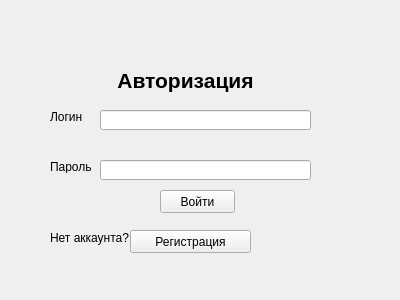
<?xml version="1.0" encoding="UTF-8"?>
<ui version="4.0">
 <class>Form</class>
 <widget class="QWidget" name="Form">
  <property name="geometry">
   <rect>
    <x>0</x>
    <y>0</y>
    <width>400</width>
    <height>300</height>
   </rect>
  </property>
  <property name="windowTitle">
   <string>Form</string>
  </property>
  <widget class="QLabel" name="label">
   <property name="geometry">
    <rect>
     <x>110</x>
     <y>60</y>
     <width>151</width>
     <height>41</height>
    </rect>
   </property>
   <property name="font">
    <font>
     <pointsize>16</pointsize>
     <weight>75</weight>
     <italic>false</italic>
     <bold>true</bold>
    </font>
   </property>
   <property name="text">
    <string>Авторизация</string>
   </property>
   <property name="alignment">
    <set>Qt::AlignCenter</set>
   </property>
  </widget>
  <widget class="QLabel" name="label_2">
   <property name="geometry">
    <rect>
     <x>50</x>
     <y>110</y>
     <width>47</width>
     <height>13</height>
    </rect>
   </property>
   <property name="text">
    <string>Логин</string>
   </property>
  </widget>
  <widget class="QLabel" name="label_3">
   <property name="geometry">
    <rect>
     <x>50</x>
     <y>160</y>
     <width>47</width>
     <height>13</height>
    </rect>
   </property>
   <property name="text">
    <string>Пароль</string>
   </property>
  </widget>
  <widget class="QLineEdit" name="lineEdit">
   <property name="geometry">
    <rect>
     <x>100</x>
     <y>110</y>
     <width>211</width>
     <height>20</height>
    </rect>
   </property>
  </widget>
  <widget class="QLineEdit" name="lineEdit_2">
   <property name="geometry">
    <rect>
     <x>100</x>
     <y>160</y>
     <width>211</width>
     <height>20</height>
    </rect>
   </property>
  </widget>
  <widget class="QLabel" name="label_4">
   <property name="geometry">
    <rect>
     <x>50</x>
     <y>230</y>
     <width>81</width>
     <height>16</height>
    </rect>
   </property>
   <property name="text">
    <string>Нет аккаунта?</string>
   </property>
  </widget>
  <widget class="QPushButton" name="pushButton">
   <property name="geometry">
    <rect>
     <x>130</x>
     <y>230</y>
     <width>121</width>
     <height>23</height>
    </rect>
   </property>
   <property name="text">
    <string>Регистрация</string>
   </property>
  </widget>
  <widget class="QPushButton" name="pushButton_2">
   <property name="geometry">
    <rect>
     <x>160</x>
     <y>190</y>
     <width>75</width>
     <height>23</height>
    </rect>
   </property>
   <property name="text">
    <string>Войти</string>
   </property>
  </widget>
 </widget>
 <resources/>
 <connections/>
</ui>
